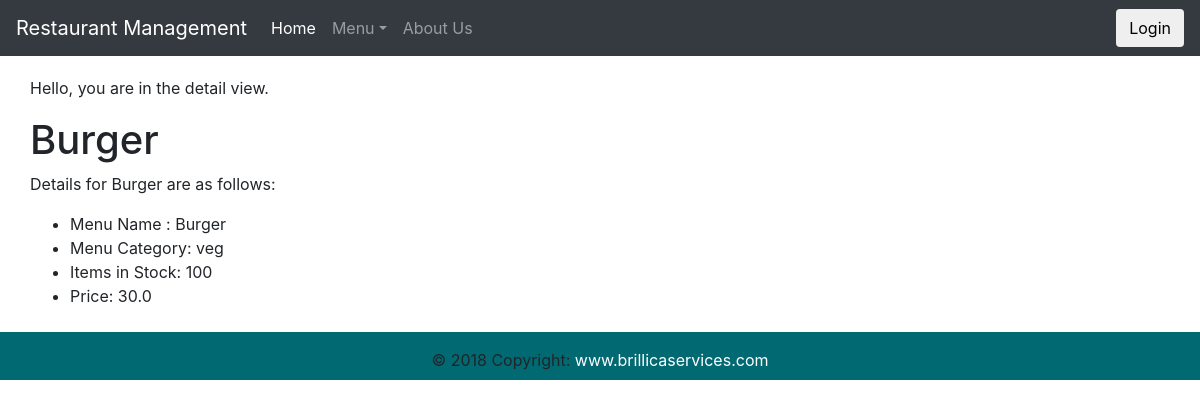
/mywebsite/1/, run on the app's committed database.
### mywebsite/models.py (models this page shows, shortened)
class Menu(models.Model):
    MENU_CATEGORY = (
        ('veg', 'Vegetarian'),
        ('non-veg', 'Non Vegetarian'),
    )
    recipe_name = models.CharField(max_length=50, help_text='Enter the menu item name',
                                   verbose_name='Menu Item name')
    menucategory = models.CharField(max_length=7, choices=MENU_CATEGORY, default='veg',
                                    help_text='Describe if the dish is veg or non-veg',
                                    verbose_name='Select the dish type')
    items_in_stock = models.IntegerField(default=0, help_text='Enter the number of items in stock',
                                         verbose_name='Number of items in stock')
    price = models.FloatField(default=0.0, help_text='Enter the price of the menu item',
                              verbose_name='Price of the menu item')
    class Meta:
        ordering = ["recipe_name"]

### mywebsite/views.py (the view)
# urls.py: path('<int:pk>/', views.MenuDetailView.as_view(), name='menu-detail')
class MenuDetailView(generic.DetailView):
    context_object_name = 'menu'
    queryset = Menu.objects.all()
    template_name = 'mywebsite/detail.html'

### mywebsite/templates/mywebsite/detail.html
{% extends 'mywebsite/base.html' %}
{% block content %}
    <p>Hello, you are in the detail view.</p>
    <h1>{{ menu.recipe_name }}</h1>
    <p>Details for {{ menu.recipe_name }} are as follows: </p>
    <ul>
        <li> Menu Name : {{ menu.recipe_name }} </li>
        <li> Menu Category: {{ menu.menucategory }} </li>
        <li> Items in Stock: {{ menu.items_in_stock }} </li>
        <li> Price: {{ menu.price }} </li>
    </ul>
{% endblock %}

### mywebsite/templates/mywebsite/base.html (style rules this page uses)
body { padding-bottom: 20px; }

### data on the page
Menu: recipe_name "Burger", menucategory "veg", items_in_stock "100", price "30.0"
